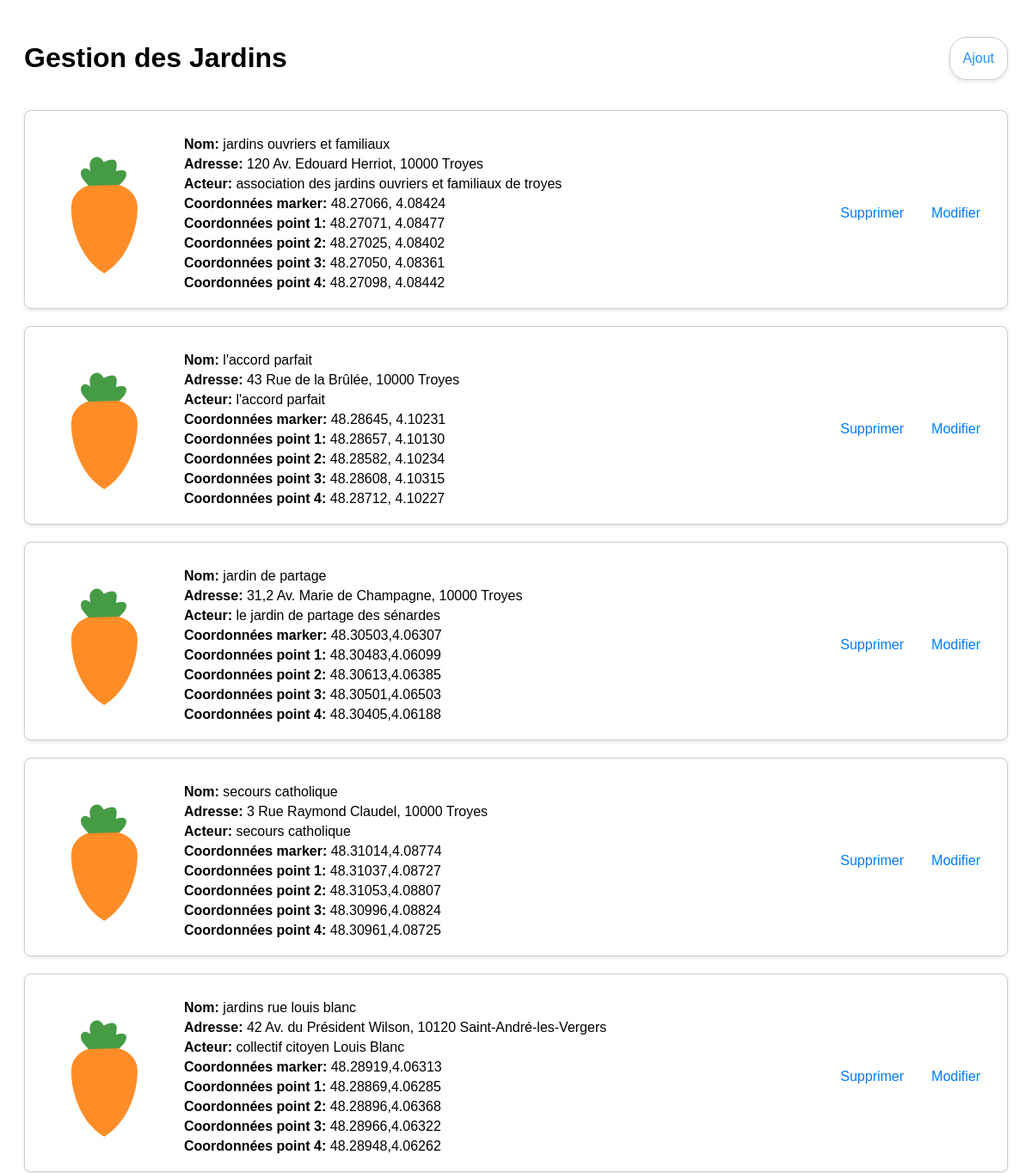
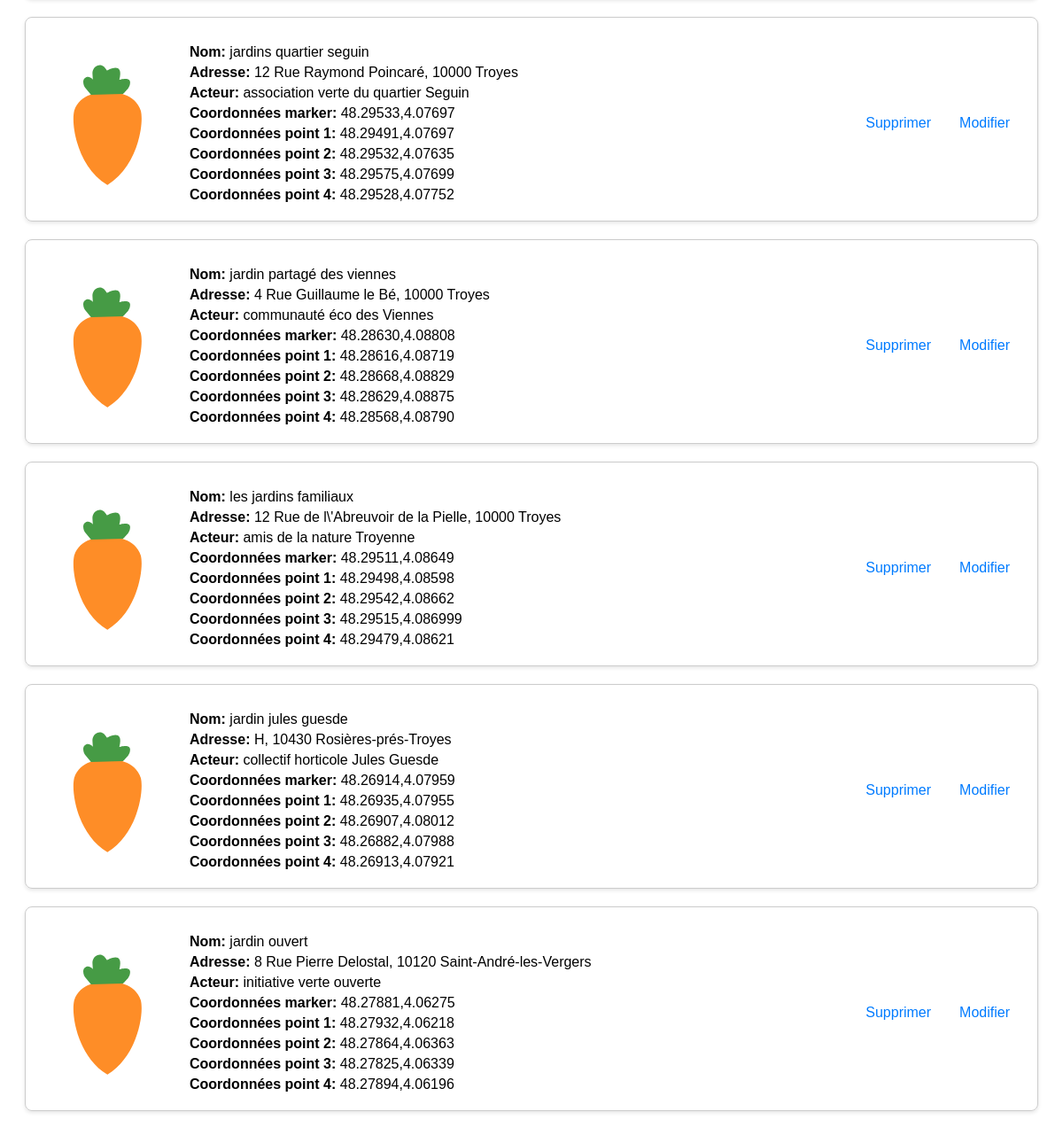
The page /gestion_map.php on the database its author committed (2 pictures, top to bottom).
### tables this page shows
CREATE TABLE `jardins` (
  `id` int(11) NOT NULL,
  `nom` varchar(29) NOT NULL,
  `adresse` varchar(57) NOT NULL,
  `acteur` varchar(55) NOT NULL,
  `co_marker` varchar(17) NOT NULL,
  `p_point1` varchar(18) NOT NULL,
  `p_point2` varchar(18) NOT NULL,
  `p_point3` varchar(18) NOT NULL,
  `p_point4` varchar(18) NOT NULL,
  `marker` varchar(21) NOT NULL
);

### gestion_map.php (the view, shortened to what this page needs)
<!DOCTYPE html>
<html>
<head>
</head>
<body>
    <div class="container">
        <div class="header">
            <h1>Gestion des Jardins</h1>
            <a id="b_ajout"href="ajout_map.php">Ajout</a>
        </div>
        <?php
        try {
            $mabd = new PDO('mysql:host='.HOST.';dbname='.DBNAME.';charset=UTF8;',USER,PASSWORD);
            $mabd->setAttribute(PDO::ATTR_ERRMODE, PDO::ERRMODE_EXCEPTION);
            $jardins = 'SELECT * FROM jardins';
            $resultat_jardins = $mabd->query($jardins);
            foreach ($resultat_jardins as $jardin) {
                echo '<div class="card">';
                echo '<img src="images/markers/' . htmlspecialchars($jardin['marker']) . '" alt="Marker">';
                echo '<div class="card-content">';
                echo '<p><strong>Nom:</strong> ' . htmlspecialchars($jardin['nom']) . '</p>';
                echo '<p><strong>Adresse:</strong> ' . htmlspecialchars($jardin['adresse']) . '</p>';
                echo '<p><strong>Acteur:</strong> ' . htmlspecialchars($jardin['acteur']) . '</p>';
                echo '<p><strong>Coordonnées marker:</strong> ' . htmlspecialchars($jardin['co_marker']) . '</p>';
                echo '<p><strong>Coordonnées point 1:</strong> ' . htmlspecialchars($jardin['p_point1']) . '</p>';
                echo '<p><strong>Coordonnées point 2:</strong> ' . htmlspecialchars($jardin['p_point2']) . '</p>';
                echo '<p><strong>Coordonnées point 3:</strong> ' . htmlspecialchars($jardin['p_point3']) . '</p>';
                echo '<p><strong>Coordonnées point 4:</strong> ' . htmlspecialchars($jardin['p_point4']) . '</p>';
                echo '</div>';
                echo '<div class="actions">';
                echo '<a class="supp" href="traitement/supp_map.php?nom=' . urlencode($jardin['nom']) . '">Supprimer</a>';
                echo '<a href="modif_map.php?nom=' . urlencode($jardin['nom']) . '">Modifier</a>';
                echo '</div>';
                echo '</div>';
            }
        } catch (PDOException $e) {
            echo "Erreur : " . $e->getMessage();
            exit;
        }
        ?>
    </div>
</body>
</html>

### gestion_map.php (style rules this page uses)
body { font-family: Arial, sans-serif; }
.container { max-width: 1200px; margin: 0 auto; padding: 20px; }
.header { display: flex; justify-content: space-between; align-items: center; margin-bottom: 20px; }
.card { border: 1px solid #ccc; border-radius: 8px; margin-bottom: 20px; padding: 15px; box-shadow: 0 2px 4px rgba(0, 0, 0, 0.1); display: flex; flex-direction: column; justify-content: space-between; }
.card img { max-width: 100%; height: auto; border-radius: 8px; }
.card-content { margin-top: 10px; }
.card-content p { margin: 5px 0; }
.actions { margin-top: 10px; display: flex; justify-content: space-between; }
.actions a { text-decoration: none; color: #007BFF; margin: 1rem; }
#b_ajout { border: 1px solid #ccc; border-radius: 20px; padding: 15px; box-shadow: 0 2px 4px rgba(0, 0, 0, 0.1); text-decoration: none; color: #2990ff; }
@media (min-width: 600px) { .card { flex-direction: row; align-items: center; } }
@media (min-width: 600px) { .card img { width: 150px; height: 150px; margin-right: 20px; } }
@media (min-width: 600px) { .card-content { flex: 1; } }

### rows shown on the page
jardins: marker (picture), nom "jardins ouvriers et familiaux", adresse "120 Av. Edouard Herriot, 10000 Troyes", acteur "association des jardins ouvriers et familiaux de troyes", co_marker "48.27066, 4.08424", p_point1 "48.27071, 4.08477", p_point2 "48.27025, 4.08402", p_point3 "48.27050, 4.08361", p_point4 "48.27098, 4.08442"
jardins: marker (picture), nom "l'accord parfait", adresse "43 Rue de la Brûlée, 10000 Troyes", acteur "l'accord parfait", co_marker "48.28645, 4.10231", p_point1 "48.28657, 4.10130", p_point2 "48.28582, 4.10234", p_point3 "48.28608, 4.10315", p_point4 "48.28712, 4.10227"
jardins: marker (picture), nom "jardin de partage", adresse "31,2 Av. Marie de Champagne, 10000 Troyes", acteur "le jardin de partage des sénardes", co_marker "48.30503,4.06307", p_point1 "48.30483,4.06099", p_point2 "48.30613,4.06385", p_point3 "48.30501,4.06503", p_point4 "48.30405,4.06188"
jardins: marker (picture), nom "secours catholique", adresse "3 Rue Raymond Claudel, 10000 Troyes", acteur "secours catholique", co_marker "48.31014,4.08774", p_point1 "48.31037,4.08727", p_point2 "48.31053,4.08807", p_point3 "48.30996,4.08824", p_point4 "48.30961,4.08725"
jardins: marker (picture), nom "jardins rue louis blanc", adresse "42 Av. du Président Wilson, 10120 Saint-André-les-Vergers", acteur "collectif citoyen Louis Blanc", co_marker "48.28919,4.06313", p_point1 "48.28869,4.06285", p_point2 "48.28896,4.06368", p_point3 "48.28966,4.06322", p_point4 "48.28948,4.06262"
jardins: marker (picture), nom "jardins quartier seguin", adresse "12 Rue Raymond Poincaré, 10000 Troyes", acteur "association verte du quartier Seguin", co_marker "48.29533,4.07697", p_point1 "48.29491,4.07697", p_point2 "48.29532,4.07635", p_point3 "48.29575,4.07699", p_point4 "48.29528,4.07752"
jardins: marker (picture), nom "jardin partagé des viennes", adresse "4 Rue Guillaume le Bé, 10000 Troyes", acteur "communauté éco des Viennes", co_marker "48.28630,4.08808", p_point1 "48.28616,4.08719", p_point2 "48.28668,4.08829", p_point3 "48.28629,4.08875", p_point4 "48.28568,4.08790"
jardins: marker (picture), nom "les jardins familiaux", adresse "12 Rue de l\\'Abreuvoir de la Pielle, 10000 Troyes", acteur "amis de la nature Troyenne", co_marker "48.29511,4.08649", p_point1 "48.29498,4.08598", p_point2 "48.29542,4.08662", p_point3 "48.29515,4.086999", p_point4 "48.29479,4.08621"
jardins: marker (picture), nom "jardin jules guesde", adresse "H, 10430 Rosières-prés-Troyes", acteur "collectif horticole Jules Guesde", co_marker "48.26914,4.07959", p_point1 "48.26935,4.07955", p_point2 "48.26907,4.08012", p_point3 "48.26882,4.07988", p_point4 "48.26913,4.07921"
jardins: marker (picture), nom "jardin ouvert", adresse "8 Rue Pierre Delostal, 10120 Saint-André-les-Vergers", acteur "initiative verte ouverte", co_marker "48.27881,4.06275", p_point1 "48.27932,4.06218", p_point2 "48.27864,4.06363", p_point3 "48.27825,4.06339", p_point4 "48.27894,4.06196"
